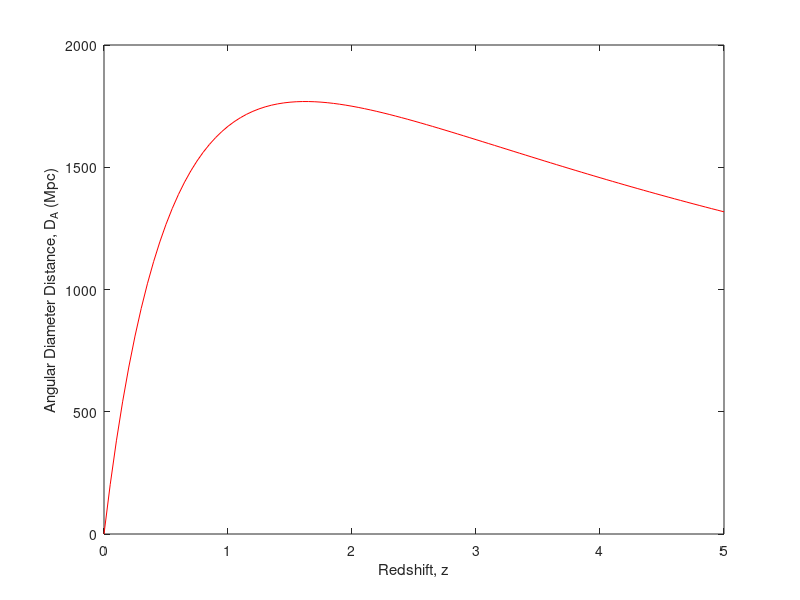

MATLAB code to generate this figure:
clear all;
close all;

c = 3e8;
h = 0.7;
DH = (9.26e25)/h;

% for a flat universe, k=0
omegaM = 0.286;
omegaL = 0.714;

z = 0;
input = input('Input Redshift Limit = ');

zspace = linspace(0,input,101);
qdata = [];

while z <= input
    
%z = input;

fun = @(z) 1./(sqrt((omegaM*(1+z).^3)+omegaL));
q = integral(fun,0,z);

qdata = [qdata,q];

z = z + (input./100);

end 

DC = DH.*qdata;
DA = DC.*((1+zspace).^-1);

DA = DA./3.0857e22;

plot(zspace,DA,'-r');
xlabel('Redshift, z');
ylabel('Angular Diameter Distance, D_A (Mpc)');
%title(['Angular Diameter Distance to an object ',...
%   'w.r.t. Redshift for a flat (k=0) Universe']);